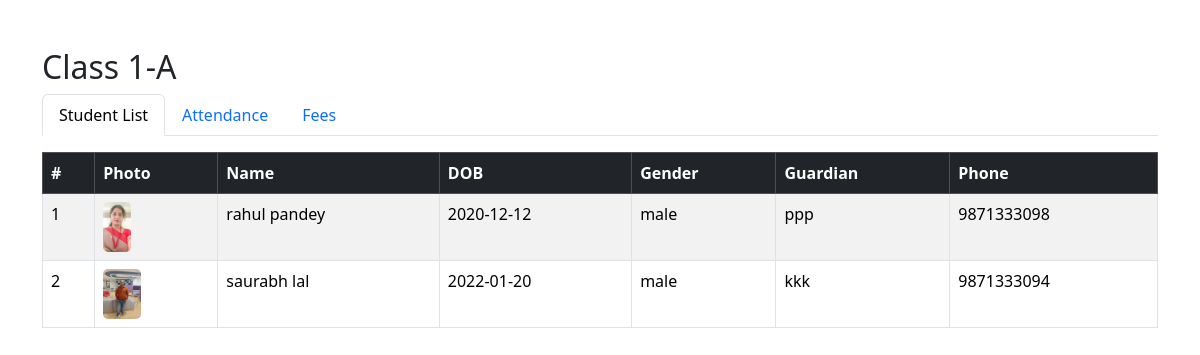
Screenshot of /teacher/my_classes.php?class=1-A (signed in) with the database file from the repository.
### tables this page shows
CREATE TABLE `students` (
  `id` varchar(20) NOT NULL,
  `admission_no` varchar(50) DEFAULT NULL,
  `first_name` varchar(100) NOT NULL,
  `last_name` varchar(100) DEFAULT NULL,
  `dob` date DEFAULT NULL,
  `gender` enum('male','female','other') DEFAULT NULL,
  `class_name` varchar(20) DEFAULT NULL,
  `classroom_id` varchar(20) DEFAULT NULL,
  `section` varchar(10) DEFAULT NULL,
  `guardian_name` varchar(150) DEFAULT NULL,
  `guardian_phone` varchar(30) DEFAULT NULL,
  `address` text DEFAULT NULL,
  `photo` varchar(255) DEFAULT NULL,
  `created_at` timestamp NOT NULL DEFAULT current_timestamp()
);

### teacher/my_classes.php (the view, shortened to what this page needs)
<?php
require_once("../common/config.php");
$classroom_id = $_GET['class'] ?? '';
$stmt = $conn->prepare("SELECT id, first_name, last_name, photo, dob, gender, guardian_name, guardian_phone
                        FROM students WHERE classroom_id=? ORDER BY first_name");
$stmt->bind_param("s", $classroom_id);
$stmt->execute();
$result = $stmt->get_result();
$students = $result->fetch_all(MYSQLI_ASSOC);
$tab = $_GET['tab'] ?? 'students';
?>
<!DOCTYPE html>
<html lang="en">
<head>
<link href="https://cdn.jsdelivr.net/npm/bootstrap@5.3.2/dist/css/bootstrap.min.css" rel="stylesheet">
</head>
<body>
<div class="container my-5">
<h2>Class <?= htmlspecialchars($classroom_id) ?></h2>
<ul class="nav nav-tabs mb-3">
    <li class="nav-item">
        <a class="nav-link <?= $tab=='students'?'active':'' ?>" href="?class=<?= urlencode($classroom_id) ?>&tab=students">Student List</a>
    </li>
    <li class="nav-item">
        <a class="nav-link <?= $tab=='attendance'?'active':'' ?>" href="?class=<?= urlencode($classroom_id) ?>&tab=attendance">Attendance</a>
    </li>
    <li class="nav-item">
        <a class="nav-link <?= $tab=='fees'?'active':'' ?>" href="?class=<?= urlencode($classroom_id) ?>&tab=fees">Fees</a>
    </li>
</ul>
<?php if($tab=='students'): ?>
<table class="table table-bordered table-striped">
<thead class="table-dark">
<tr>
<th>#</th>
<th>Photo</th>
<th>Name</th>
<th>DOB</th>
<th>Gender</th>
<th>Guardian</th>
<th>Phone</th>
</tr>
</thead>
<tbody>
<?php foreach($students as $i=>$s): ?>
<tr>
<td><?= $i+1 ?></td>
<td>
<?php if($s['photo'] && file_exists("../images/students/".$s['photo'])): ?>
<img src="../images/students/<?= htmlspecialchars($s['photo']) ?>" class="img-thumb" alt="Photo">
<?php else: ?>
-
<?php endif; ?>
</td>
<td><?= htmlspecialchars($s['first_name'].' '.$s['last_name']) ?></td>
<td><?= $s['dob']??'-' ?></td>
<td><?= $s['gender']??'-' ?></td>
<td><?= htmlspecialchars($s['guardian_name']??'-') ?></td>
<td><?= htmlspecialchars($s['guardian_phone']??'-') ?></td>
</tr>
<?php endforeach; ?>
</tbody>
</table>
<?php endif; ?>
</div>
</body>
</html>

### teacher/my_classes.php (style rules this page uses)
.img-thumb { max-height: 50px; border-radius: 5px; }

### rows the page displays
students: photo (picture), first_name+last_name "rahul pandey", dob "2020-12-12", gender "male", guardian_name "ppp", guardian_phone "9871333098"
students: photo (picture), first_name+last_name "saurabh lal", dob "2022-01-20", gender "male", guardian_name "kkk", guardian_phone "9871333094"

### other values shown
$classroom_id "1-A"
